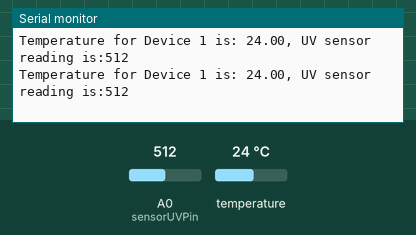
A sketch run on a simulated Arduino Uno, built with avr-gcc and run on an emulated ATmega328P. On the bench: the last lines printed to the serial monitor. Inputs (shaded band) come from the test bench; at power-on: temperature 24 °C, A0 (sensorUVPin) = 512.

Above: at 2.3 s.
2.4 s: temperature set to 12 °C
At 3.7 s:
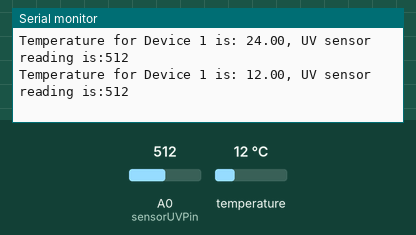
3.9 s: A0 (sensorUVPin) set to 716
At 3.9 s:
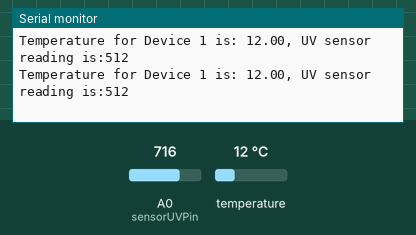
5.4 s: temperature set to 19 °C
At 6.0 s:
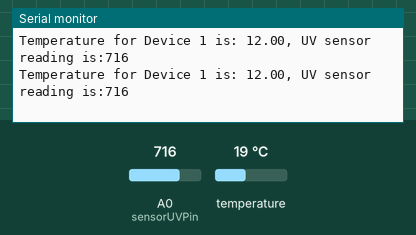
6.9 s: A0 (sensorUVPin) set to 900
At 7.5 s:
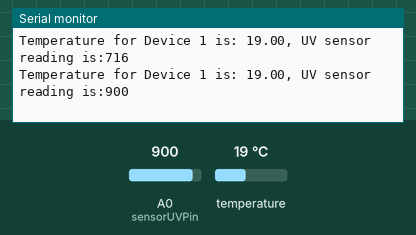
Timing chart, 0 to 9.4 s (numbered marks = the images above; inputs shaded):
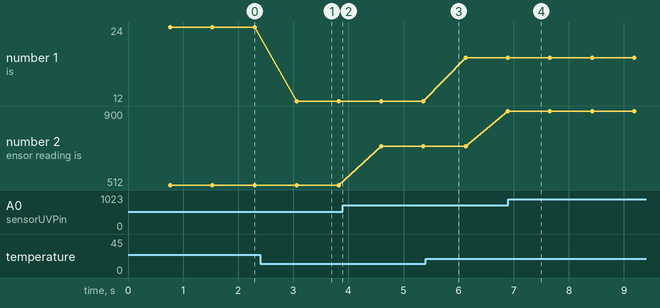

Measured:
- after the input at 2.4 s, the serial monitor: prints a new line after 0.66 s (image 1)
- plotted number 1: 24 → 12 after the input at 2.4 s, 12 → 19 after the input at 5.4 s
- plotted number 2: 512 → 716 after the input at 3.9 s, 716 → 900 after the input at 5.4 s

The sketch:

Dallas_Temp_Sensor.ino
```cpp
#include <OneWire.h>
#include <DallasTemperature.h>

// Data wire is plugged into pin 7 on the Arduino
#define ONE_WIRE_BUS 8

// Setup a oneWire instance to communicate with any OneWire devices
// (not just Maxim/Dallas temperature ICs)
OneWire oneWire(ONE_WIRE_BUS);

// Pass our oneWire reference to Dallas Temperature.
DallasTemperature tempSensors(&oneWire);

int sensorUVPin = A0;
int sensorUVValue = 0;

void setup(void)
{
  // start serial port
  Serial.begin(9600);
  Serial.println("Dallas Temperature IC Control Library Demo");

  // Start up the library
  tempSensors.begin();
}


void loop(void)
{
  // call tempSensors.requestTemperatures() to issue a global temperature
  // request to all devices on the bus
  //Serial.print(" Requesting temperatures...");
  tempSensors.requestTemperatures(); // Send the command to get temperatures
  //Serial.println("DONE");

  Serial.print("Temperature for Device 1 is: ");
  Serial.print(tempSensors.getTempCByIndex(0)); // Why "byIndex"?
    // You can have more than one IC on the same bus.
    // 0 refers to the first IC on the wire

  sensorUVValue = analogRead(sensorUVPin);
  Serial.print(", UV sensor reading is:");
  Serial.println(sensorUVValue);


}
```
